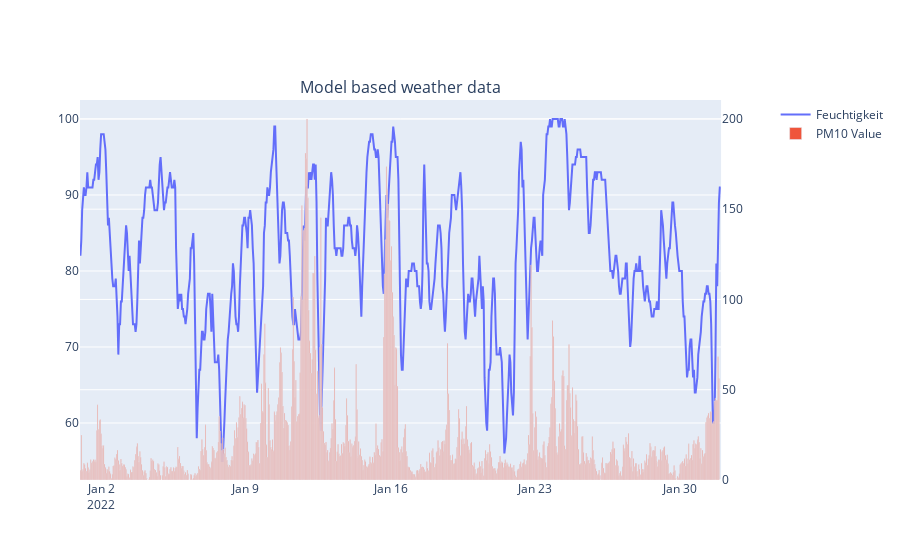

The code cell stored with this chart in its notebook:
### Code cell
fig_model = make_subplots(specs=[[{"secondary_y": True}]], column_titles=["Model based weather data"])

fig_model.add_trace(go.Scatter(x=hourly_model.index, y=hourly_model["relativehumidity_2m"], name="Feuchtigkeit"))
fig_model.add_trace(go.Bar(x=hourly_model.index, y=januar["value"], name="PM10 Value"), secondary_y=True)

### Figure 1 — Plotly figure (JSON) as saved in the notebook; plotly's stock layout.template omitted (floating-point values rounded to 4 significant figures; data arrays with more than 128 entries replaced by an {"elided": "..."} marker saying what was removed)
{"data": [{"name": "Feuchtigkeit", "type": "scatter", "x": {"elided": "744 str values"}, "y": {"elided": "744 int values"}}, {"name": "PM10 Value", "type": "bar", "x": {"elided": "744 str values"}, "xaxis": "x", "y": {"elided": "744 float values"}, "yaxis": "y2"}], "layout": {"annotations": [{"font": {"size": 16}, "showarrow": false, "text": "Model based weather data", "x": 0.47, "xanchor": "center", "xref": "paper", "y": 1, "yanchor": "bottom", "yref": "paper"}], "xaxis": {"anchor": "y", "domain": [0, 0.94]}, "yaxis": {"anchor": "x", "domain": [0, 1]}, "yaxis2": {"anchor": "x", "overlaying": "y", "side": "right"}}}
